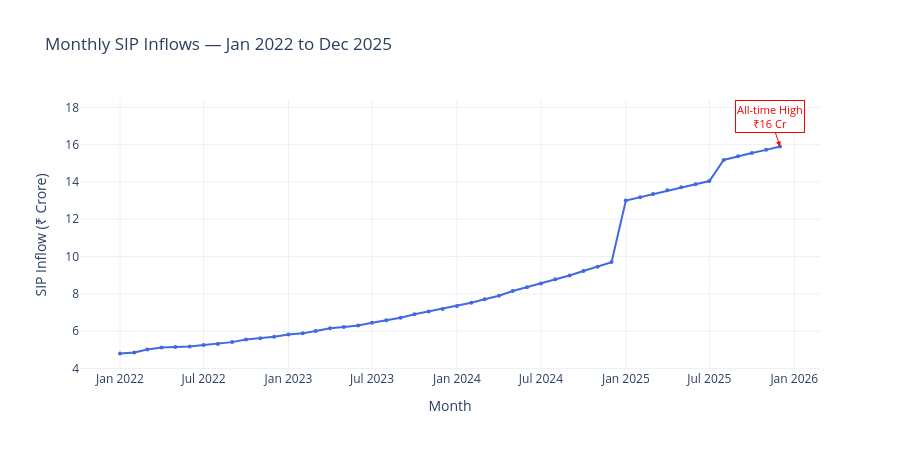

The notebook cell saved with this chart:
### Markdown cell above
---
## Chart 3 — Monthly SIP Inflow Time-Series (2022–2025)
**Insight:** SIP inflows have grown steadily month-on-month, reaching an all-time high of ₹31,002 Cr in December 2025 — reflecting growing retail investor confidence.

### Code cell
sip_date_col   = [c for c in sip.columns if 'date' in c.lower() or 'month' in c.lower()][0]
sip_amount_col = [c for c in sip.columns if 'amount' in c.lower() or 'inflow' in c.lower() or 'sip' in c.lower()][-1]

sip[sip_date_col] = pd.to_datetime(sip[sip_date_col], errors='coerce')
sip_plot = sip[sip[sip_date_col] >= '2022-01-01'].sort_values(sip_date_col)

fig = go.Figure()
fig.add_trace(go.Scatter(
    x=sip_plot[sip_date_col], y=sip_plot[sip_amount_col],
    mode='lines+markers', line=dict(color='royalblue', width=2),
    marker=dict(size=4), name='SIP Inflow'
))

# Annotate all-time high
peak_row = sip_plot.loc[sip_plot[sip_amount_col].idxmax()]
fig.add_annotation(
    x=peak_row[sip_date_col], y=peak_row[sip_amount_col],
    text=f"All-time High<br>₹{peak_row[sip_amount_col]:,.0f} Cr",
    showarrow=True, arrowhead=2, arrowcolor='red',
    font=dict(color='red', size=11), bgcolor='white', bordercolor='red'
)

fig.update_layout(
    title='Monthly SIP Inflows — Jan 2022 to Dec 2025',
    xaxis_title='Month', yaxis_title='SIP Inflow (₹ Crore)',
    template='plotly_white', height=450
)
fig.show()
save_plotly(fig, '03_sip_inflow_timeseries.png')

### Figure 1 — Plotly figure (JSON) as saved in the notebook; plotly's stock layout.template omitted (floating-point values rounded to 4 significant figures)
{"data": [{"line": {"color": "royalblue", "width": 2}, "marker": {"size": 4}, "mode": "lines+markers", "name": "SIP Inflow", "type": "scatter", "x": ["2022-01-01T00:00:00.000000", "2022-02-01T00:00:00.000000", "2022-03-01T00:00:00.000000", "2022-04-01T00:00:00.000000", "2022-05-01T00:00:00.000000", "2022-06-01T00:00:00.000000", "2022-07-01T00:00:00.000000", "2022-08-01T00:00:00.000000", "2022-09-01T00:00:00.000000", "2022-10-01T00:00:00.000000", "2022-11-01T00:00:00.000000", "2022-12-01T00:00:00.000000", "2023-01-01T00:00:00.000000", "2023-02-01T00:00:00.000000", "2023-03-01T00:00:00.000000", "2023-04-01T00:00:00.000000", "2023-05-01T00:00:00.000000", "2023-06-01T00:00:00.000000", "2023-07-01T00:00:00.000000", "2023-08-01T00:00:00.000000", "2023-09-01T00:00:00.000000", "2023-10-01T00:00:00.000000", "2023-11-01T00:00:00.000000", "2023-12-01T00:00:00.000000", "2024-01-01T00:00:00.000000", "2024-02-01T00:00:00.000000", "2024-03-01T00:00:00.000000", "2024-04-01T00:00:00.000000", "2024-05-01T00:00:00.000000", "2024-06-01T00:00:00.000000", "2024-07-01T00:00:00.000000", "2024-08-01T00:00:00.000000", "2024-09-01T00:00:00.000000", "2024-10-01T00:00:00.000000", "2024-11-01T00:00:00.000000", "2024-12-01T00:00:00.000000", "2025-01-01T00:00:00.000000", "2025-02-01T00:00:00.000000", "2025-03-01T00:00:00.000000", "2025-04-01T00:00:00.000000", "2025-05-01T00:00:00.000000", "2025-06-01T00:00:00.000000", "2025-07-01T00:00:00.000000", "2025-08-01T00:00:00.000000", "2025-09-01T00:00:00.000000", "2025-10-01T00:00:00.000000", "2025-11-01T00:00:00.000000", "2025-12-01T00:00:00.000000"], "y": [4.8, 4.85, 5.01, 5.12, 5.15, 5.18, 5.25, 5.31, 5.41, 5.55, 5.62, 5.7, 5.82, 5.88, 6.01, 6.15, 6.22, 6.3, 6.45, 6.58, 6.72, 6.9, 7.05, 7.18, 7.35, 7.52, 7.71, 7.9, 8.15, 8.35, 8.56, 8.78, 8.98, 9.22, 9.45, 9.7, 13.0, 13.18, 13.35, 13.55, 13.72, 13.88, 14.05, 15.18, 15.38, 15.55, 15.72, 15.9]}], "layout": {"annotations": [{"arrowcolor": "red", "arrowhead": 2, "bgcolor": "white", "bordercolor": "red", "font": {"color": "red", "size": 11}, "showarrow": true, "text": "All-time High<br>₹16 Cr", "x": "2025-12-01T00:00:00", "y": 15.9}], "height": 450, "title": {"text": "Monthly SIP Inflows — Jan 2022 to Dec 2025"}, "xaxis": {"title": {"text": "Month"}}, "yaxis": {"title": {"text": "SIP Inflow (₹ Crore)"}}}}
